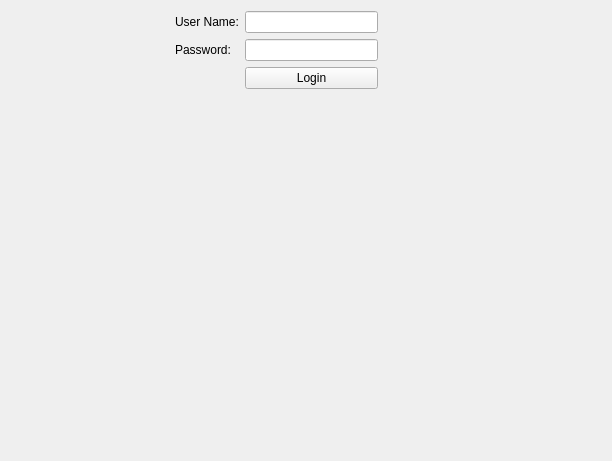
          <widget class="QWidget" name="loginWindow">
           <layout class="QGridLayout" name="gridLayout_6">
            <item row="1" column="1">
             <widget class="QLabel" name="userPasswordLabel">
              <property name="text">
               <string>Password:</string>
              </property>
             </widget>
            </item>
            <item row="2" column="4">
             <spacer name="loginStackRightSpacer">
              <property name="orientation">
               <enum>Qt::Horizontal</enum>
              </property>
              <property name="sizeHint" stdset="0">
               <size>
                <width>217</width>
                <height>14</height>
               </size>
              </property>
             </spacer>
            </item>
            <item row="1" column="4">
             <widget class="QLabel" name="statusPasswordLabel">
              <property name="text">
               <string/>
              </property>
             </widget>
            </item>
            <item row="0" column="4">
             <widget class="QLabel" name="statusNameLabel">
              <property name="text">
               <string/>
              </property>
             </widget>
            </item>
            <item row="1" column="0">
             <spacer name="LoginStackLeftSpacer">
              <property name="orientation">
               <enum>Qt::Horizontal</enum>
              </property>
              <property name="sizeHint" stdset="0">
               <size>
                <width>164</width>
                <height>17</height>
               </size>
              </property>
             </spacer>
            </item>
            <item row="0" column="1">
             <widget class="QLabel" name="userNameLabel">
              <property name="text">
               <string>User Name:</string>
              </property>
             </widget>
            </item>
            <item row="3" column="2">
             <spacer name="verticalSpacer">
              <property name="orientation">
               <enum>Qt::Vertical</enum>
              </property>
              <property name="sizeHint" stdset="0">
               <size>
                <width>127</width>
                <height>361</height>
               </size>
              </property>
             </spacer>
            </item>
            <item row="0" column="2" colspan="2">
             <widget class="QLineEdit" name="userName"/>
            </item>
            <item row="1" column="2" colspan="2">
             <widget class="QLineEdit" name="userPassword">
              <property name="echoMode">
               <enum>QLineEdit::Password</enum>
              </property>
             </widget>
            </item>
            <item row="2" column="2" colspan="2">
             <widget class="QPushButton" name="loginButton">
              <property name="text">
               <string>Login</string>
              </property>
             </widget>
            </item>
           </layout>
          </widget>
